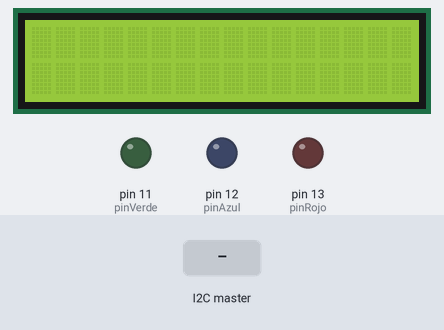
Bench run of a sketch on a simulated Arduino Uno, built with avr-gcc and run on an emulated ATmega328P. Shown: 16×2 character LCD, output pins drawn as LEDs (lit = HIGH). The test bench sets the inputs (shaded band).

Above: at 2.2 s.
2.3 s: the I2C master sends "+"
At 3.5 s:
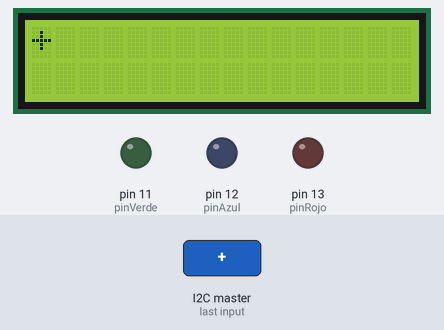
3.8 s: the I2C master sends "*"
At 4.9 s:
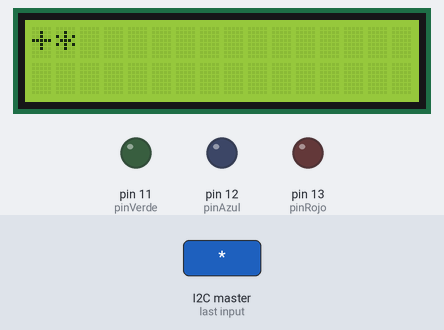
5.3 s: the I2C master sends "/"
6.8 s: the I2C master sends "="
At 7.2 s:
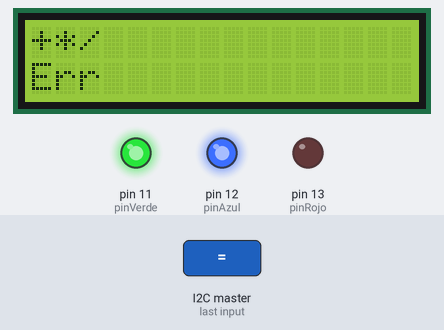
8.3 s: the I2C master sends the byte 5
9.8 s: the I2C master sends the byte 90
At 10.7 s:
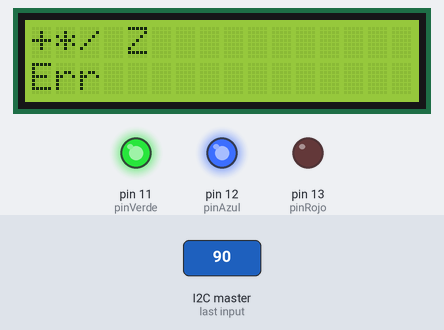
Timing chart, 0 to 12.3 s (numbered marks = the images above; inputs shaded):
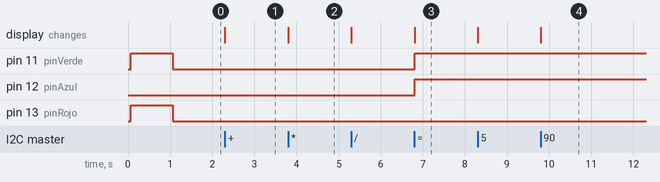

The sketch:

sebastian_diaz_tp3_2.ino
```cpp
#include <Wire.h>
#include <LiquidCrystal.h>

const int pinRojo = 13;
const int pinVerde = 11;
const int pinAzul = 12;

LiquidCrystal lcd(2, 3, 4, 5, 6, 7);
String input = "";
String result = "";

void setup() {
  Wire.begin(2);
  Wire.onReceive(receiveEvent);
  lcd.begin(16, 2);

  pinMode(pinRojo, OUTPUT);
  pinMode(pinVerde, OUTPUT);
  pinMode(pinAzul, OUTPUT);


  digitalWrite(pinRojo, HIGH);
  digitalWrite(pinVerde, HIGH);
  digitalWrite(pinAzul, LOW);
  delay(1000);


  digitalWrite(pinRojo, LOW);
  digitalWrite(pinVerde, LOW);
  digitalWrite(pinAzul, LOW);

  lcd.clear();
}

void loop() {
  delay(100);
}

void receiveEvent(int howMany) {
  while (Wire.available()) {
    char c = Wire.read();


    digitalWrite(pinRojo, HIGH);
    delay(100);
    digitalWrite(pinRojo, LOW);

    if (c == '=') {
      result = calculate(input);
      lcd.setCursor(0, 1);
      lcd.print(result);


      digitalWrite(pinVerde, HIGH);
      digitalWrite(pinAzul, HIGH);
    } else if (c == 'C') {

      input = "";
      result = "";
      lcd.clear();


      digitalWrite(pinVerde, LOW);
      digitalWrite(pinAzul, LOW);
    } else {
      input += c;
      lcd.setCursor(0, 0);
      lcd.print(input);
    }
  }
}

String calculate(String expr) {
  int len = expr.length();
  char oper = 0;
  String operand1Str = "", operand2Str = "";
  bool firstOperand = true;

  for (int i = 0; i < len; i++) {
    char c = expr[i];
    if (isDigit(c)) {
      if (firstOperand) {
        operand1Str += c;
      } else {
        operand2Str += c;
      }
    } else {
      if (c == '+' || c == '-' || c == '*' || c == '/') {
        oper = c;
        firstOperand = false;
      }
    }
  }

  float operand1 = operand1Str.toFloat();
  float operand2 = operand2Str.toFloat();
  float result = 0;
  String resultStr = "";

  switch (oper) {
    case '+':
      result = operand1 + operand2;
      resultStr = String((int)result);
      break;
    case '-':
      result = operand1 - operand2;
      resultStr = String((int)result);
      break;
    case '*':
      result = operand1 * operand2;
      resultStr = String((int)result);
      break;
    case '/':
      if (operand2 != 0) {
        result = operand1 / operand2;
        resultStr = String(result, 2);
      } else {
        resultStr = "Err";
      }
      break;
  }
  return resultStr;
}
```

Measured:
- after the input at 2.3 s, the display: changes at once (image 1)
- after the input at 3.8 s, the display: changes at once (image 2)
- after the input at 6.8 s, pin 11 (pinVerde), pin 12 (pinAzul): LOW → HIGH at once; the display: changes at once (image 3)
- after the input at 9.8 s, the display: changes at once (image 4)
